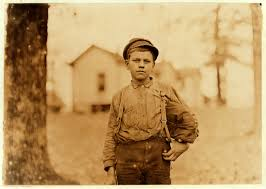
#> input picture Images/old.jpg, 266 x 189 px
$ jupyter execute '10. Sharpening Image.ipynb'
#> lines starting #> are read from the running program, lines starting #| are printed output that depends on the picture
### Sharpening

[cell 1]
import cv2
import numpy as np

image = cv2.imread('./Images/old.jpg')
#> image is the input picture: shape (189, 266, 3); mean B, G, R 101.4, 153.2, 188.2
cv2.imshow('Original', image)

# Create our shapening kernel, we don't normalize since the
# the values in the matrix sum to 1
kernel_sharpening = np.array([[-1,-1,-1],
                              [-1,9,-1],
                              [-1,-1,-1]])

# applying different kernels to the input image
sharpened = cv2.filter2D(image, -1, kernel_sharpening)
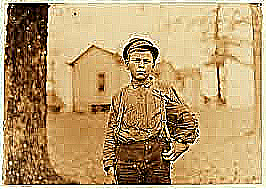
#> sharpened: shape (189, 266, 3); mean B, G, R 108.4, 155.1, 185.7

cv2.imshow('Image Sharpening', sharpened)

cv2.waitKey(0)
cv2.destroyAllWindows()


$ run again, with Images/Cat.jpg copied over Images/old.jpg
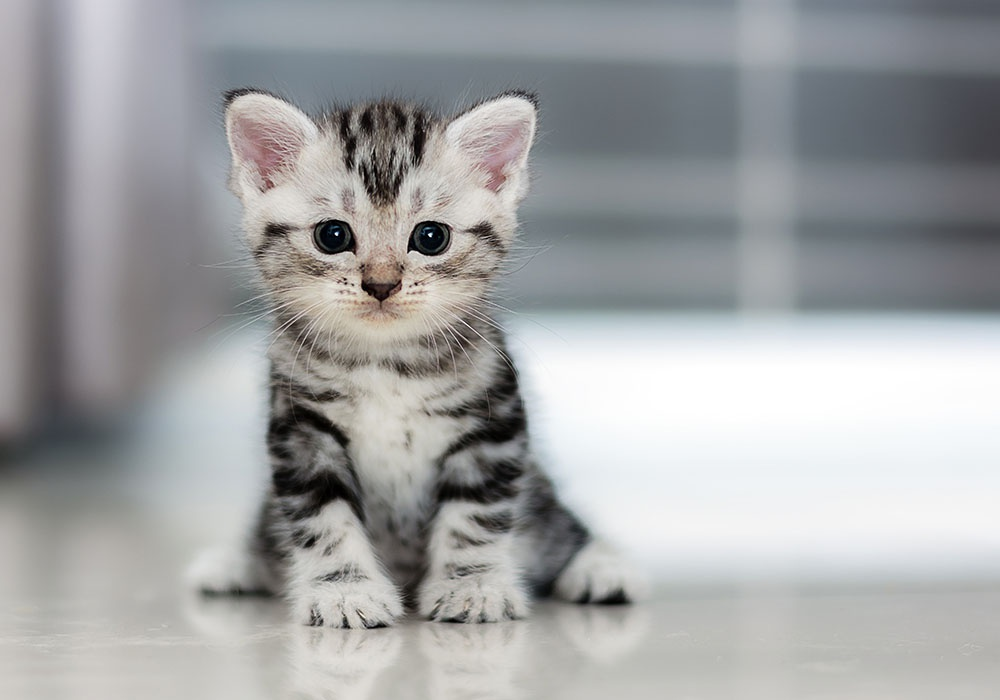
#> input picture Images/Cat.jpg, 1000 x 700 px
#> image is the input picture: shape (700, 1000, 3); mean B, G, R 164.4, 163.4, 162
#> `sharpened = cv2.filter2D(image, -1, kernel_sharpening)`:
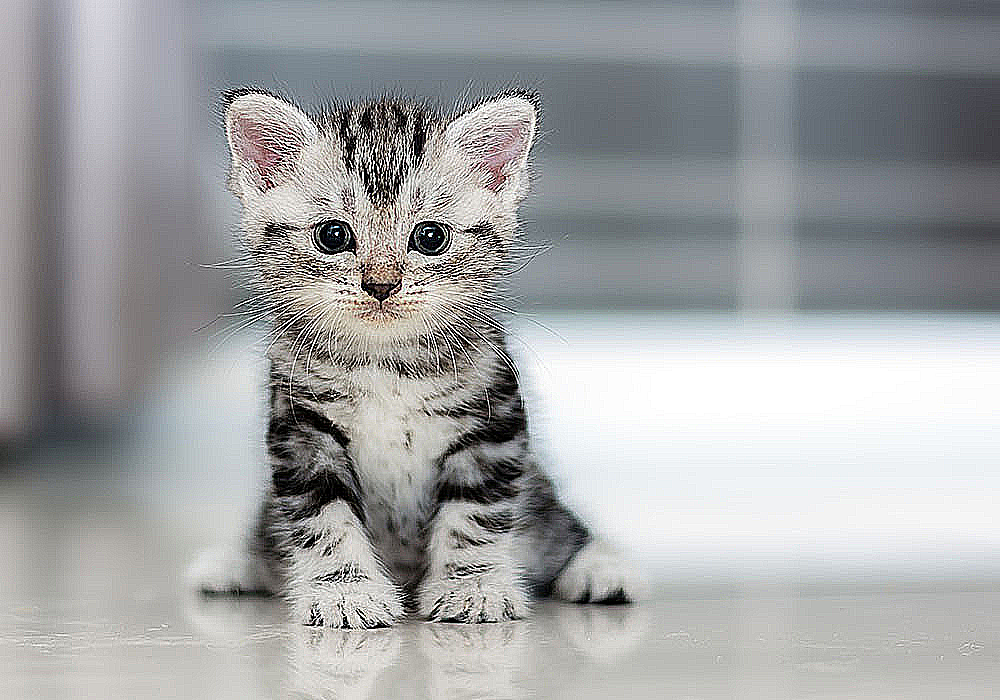
#> sharpened: shape (700, 1000, 3); mean B, G, R 164.7, 163.6, 162

$ run again, with Images/Hillary.jpg copied over Images/old.jpg
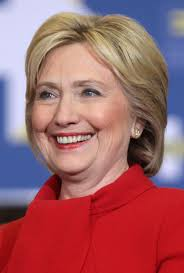
#> input picture Images/Hillary.jpg, 184 x 273 px
#> image is the input picture: shape (273, 184, 3); mean B, G, R 104.2, 98.1, 159.7
#> `sharpened = cv2.filter2D(image, -1, kernel_sharpening)`:
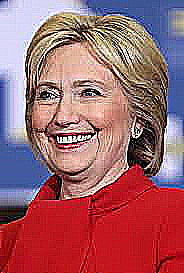
#> sharpened: shape (273, 184, 3); mean B, G, R 106.4, 99.6, 158.8

$ run again, with Images/Trump.jpg copied over Images/old.jpg
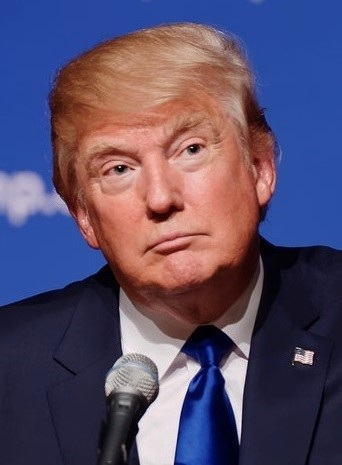
#> input picture Images/Trump.jpg, 342 x 465 px
#> image is the input picture: shape (465, 342, 3); mean B, G, R 104.9, 77.8, 89.5
#> `sharpened = cv2.filter2D(image, -1, kernel_sharpening)`:
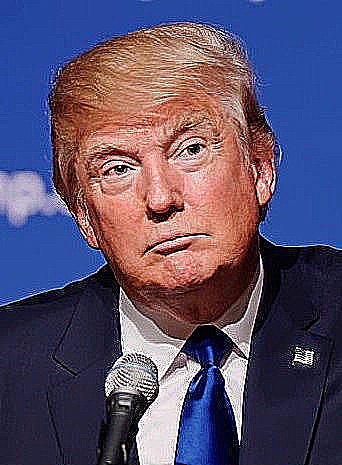
#> sharpened: shape (465, 342, 3); mean B, G, R 106.1, 79.5, 89.6
